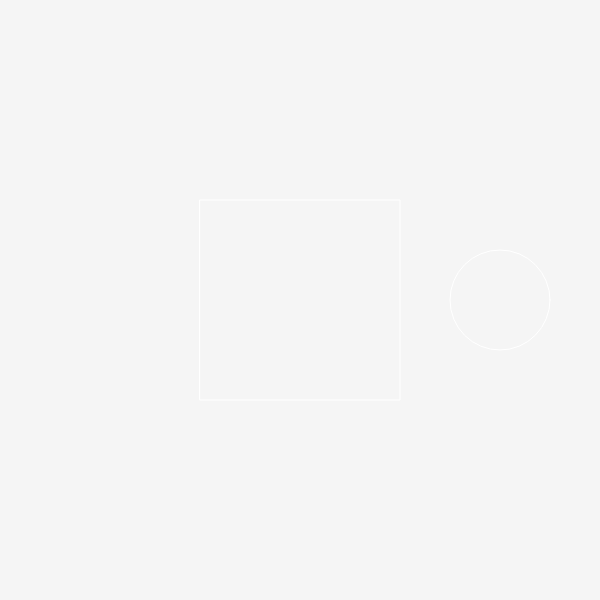
Frame 1 (no input)
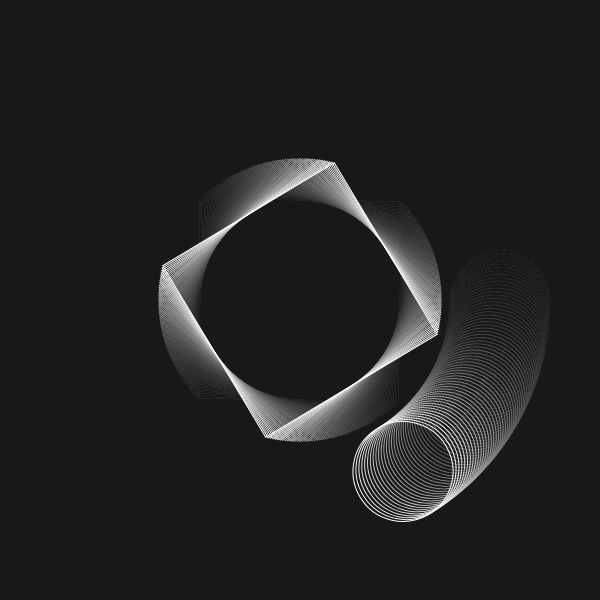
Frame 60 (no input)
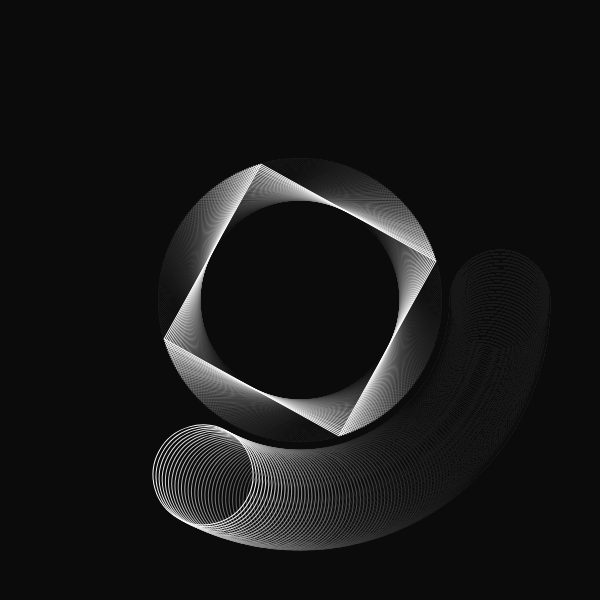
Frame 120 (the mouse pressed at the canvas centre since frame 60)

The p5.js sketch that drew these frames (run headless with seeded random() and noise() and a simulated clock; from frame 60 on, the mouse is pressed at the canvas centre):

// p5.js sketch
// ── sketch.js
var angle=0;

function setup() {
	createCanvas(600, 600);
	angleMode(DEGREES);


}

function draw() {


	background(0,0,0,10);
	noFill();
	stroke(255);

	push();
	translate(width/2,height/2);
	rotate(angle);
	ellipse(200,0,100,100);
	pop();

	push();
	rectMode(CENTER)
	translate(width/2,height/2);
	rotate(angle);
	rect(0,0,200,200);
	pop();

	/*
	   rotiere ein Quadrat von 200*200 um sich selber
	   Rotationsmittelpunkt in der Mitte des Sketches
	   Rotationswinkel gleich wie beim kleinen Kreis (angle)
	   Befolge dafür diese Schritte analog zu oben
	   1. push
	   2. translate
	   3. rotate
	   4. zeichnen
	   5. pop

	  */


	angle=angle+1;
}
